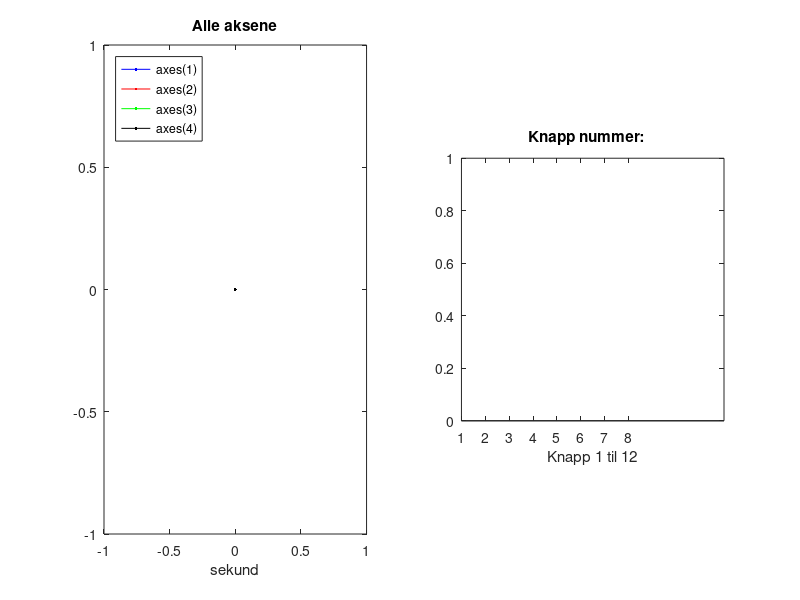

Reproduce this figure in MATLAB. (Note: this script raises an error after producing the figure.)
clear all
close all


% Setter figurenhetene
set(groot, 'defaultFigureUnits','normalized')

figure(1);
set(1,'position',[0.1 0.1 0.7 0.5])

% Lager håndtak (handles) til hvert plot
subplot(1,2,1)
p1=plot(0,0,'b'); hold on;
p2=plot(0,0,'r');
p3=plot(0,0,'g');
p4=plot(0,0,'k');
legend('axes(1)','axes(2)','axes(3)','axes(4)','Location','Northwest')
title(['Alle aksene'])
xlabel('sekund')

subplot(1,2,2)
b1=bar(zeros(1,8));
title(['Knapp nummer:   ' ]);
set(gca,'xlim',[1 12],'ylim',[0 1]); axis square
xlabel('Knapp 1 til 12')

k=1;
tid(k)=0;
tic

joystick = vrjoystick(1);
axes(1:4,k)=0;
buttons = zeros(1,12);

while ~buttons(1)
    tid(k)=toc;
    
    
    % joystick buttons
    for i=1:12
        buttons(i) = button(joystick, i);
    end

    % joystick movement
    axes(1,k) = 100 * axis(joystick, 1); % side
    axes(2,k) = -100 * axis(joystick, 2); % forward

    % endre paa dette til aa passe mac/pc
    % maa finne korrekt fortegn
    axes(3,k) = 100 * axis(joystick, 3); % potensimeter
    axes(4,k) = 100 * axis(joystick, 4); % twist
    

    set(p1,'Xdata',tid,'Ydata',axes(1,:));
    set(p2,'Xdata',tid,'Ydata',axes(2,:));
    set(p3,'Xdata',tid,'Ydata',axes(3,:));
    set(p4,'Xdata',tid,'Ydata',axes(4,:));


    set(b1,'Ydata',buttons);
    if any(buttons)
        title(['Knapp nummer: ' num2str(find(buttons))]);
    else
        title(['Knapp nummer:   ' ]);
    end

    

    drawnow
    k=k+1;
   
    
end



